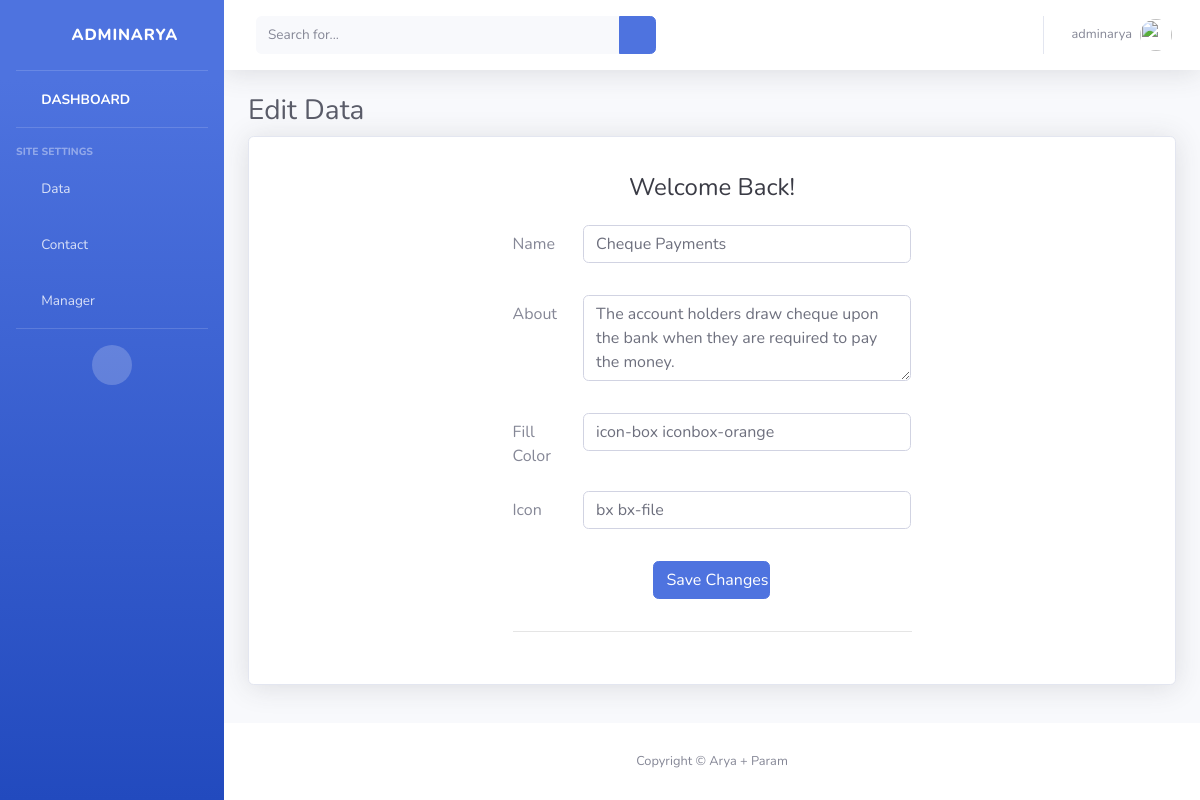
Screenshot of /panel/data/edit2/ (signed in) with the database file from the repository.
### data/models.py (models this page shows, shortened)
class Data(models.Model):
	name = models.CharField(max_length=30)
	about = models.TextField(default='-')
	fill = models.CharField(max_length=30, default='-')
	icon = models.CharField(max_length=50, default='-')

### data/views.py (the view, shortened to what this page needs)
# urls.py: url(r'^panel/data/edit(?P<pk>\d+)/$', views.data_edit, name='data_edit'),
def data_edit(request, pk):
	if not request.user.is_authenticated:
		return redirect('mylogin')
	if len(Data.objects.filter(pk=pk)) == 0:
		error = "Data Not Found!"
		return render(request, 'back/error.html', {'error': error})
	data = Data.objects.get(pk=pk)
	return render(request, 'back/data_edit.html', {'pk': pk, 'data': data})

### main/templates/back/data_edit.html (shortened to what this page needs)
{% extends 'back/master.html' %}
{% load static %}
{% block mainblock %}
			<div class="container-fluid">
				<h1 class="h3 mb-2 text-gray-800">Edit Data</h1>
				<div class="card shadow mb-4">
					<div class="card-body">
						<div class="table-responsive">
							<div class="row justify-content-center">
								<div class="col-lg-6">
									<div class="p-3">
										<div class="text-center">
											<h1 class="h4 text-gray-900 mb-4">Welcome Back!</h1>
										</div>
										<form class="user" action="{% url 'data_edit' pk=pk %}" method="POST" enctype="multipart/form-data">
											<div class="form-group row">
												<label for="fname" class="col-sm-12 col-lg-2 col-form-label">Name</label>
												<div class="col-sm-12 col-lg-10">
													<div class="input-group mb-3">
														<input type="text" value="{{data.name}}" class="form-control" id="name" name="name" placeholder="Name">
													</div>
												</div>
											</div>
											<div class="form-group row">
												<label for="fname" class="col-sm-12 col-lg-2 col-form-label">About</label>
												<div class="col-sm-12 col-lg-10">
													<div class="input-group mb-3">
														<textarea class="form-control" id="about" name="about" rows="3" cols="10" maxlength="100">{{data.about}}</textarea>
													</div>
												</div>
											</div>
											<div class="form-group row">
												<label for="fname" class="col-sm-12 col-lg-2 col-form-label">Fill Color</label>
												<div class="col-sm-12 col-lg-10">
													<div class="input-group mb-3">
														<input type="text" class="form-control" value="{{data.fill}}" id="fill" name="fill" placeholder="Fill Color">
													</div>
												</div>
											</div>
											<div class="form-group row">
												<label for="fname" class="col-sm-12 col-lg-2 col-form-label">Icon</label>
												<div class="col-sm-12 col-lg-10">
													<div class="input-group mb-3">
														<input type="text" class="form-control" value="{{data.icon}}" id="icon" name="icon" placeholder="Icon">
													</div>
												</div>
											</div>
											<div class="form-group row">
												<label for="sign" class="col-sm-4 col-form-label"></label>
												<div class="col-sm-4">
													<div class="input-group mb-3">
														<input type="submit" value="Save Changes" class="btn btn-primary btn-block btn-md">
													</div>
												</div>
											</div>
										</form>
										<hr>
									</div>
								</div>
							</div>
						</div>
					</div>
				</div>
			</div>
{% endblock %}

### main/templates/back/master.html (shortened to what this page needs)
{% load static %}
{% if user.is_authenticated %}
    <!DOCTYPE html>
    <html lang="en">
    <head>
        <link href="{% static 'back/vendor/fontawesome-free/css/all.min.css' %}" rel="stylesheet" type="text/css">
        <link href="{% static 'back/css/sb-admin-2.min.css' %}" rel="stylesheet">
    </head>
    <body id="page-top">
        <div id="wrapper">
            <ul class="navbar-nav bg-gradient-primary sidebar sidebar-dark accordion" id="accordionSidebar">
                <a class="sidebar-brand d-flex align-items-center justify-content-center" href="/panel">
                    <div class="sidebar-brand-icon rotate-n-15">
                        <i class="fas fa-laugh-wink"></i>
                    </div>
                    <div class="sidebar-brand-text mx-3">{{request.user}}</div>
                </a>
                <hr class="sidebar-divider my-0">
                <li class="nav-item active">
                    <a class="nav-link" href="/panel">
                        <i class="fas fa-fw fa-tachometer-alt"></i>
                        <span>DASHBOARD</span></a>
                </li>
                <hr class="sidebar-divider">
                <div class="sidebar-heading">
                    Site Settings
                </div>
                <li class="nav-item">
                    <a class="nav-link collapsed" href="#" data-toggle="collapse" data-target="#collapse1"
                        aria-expanded="true" aria-controls="collapseUtilities">
                        <i class="fas fa-fw fa-wrench"></i>
                        <span>Data</span>
                    </a>
                </li>
                <li class="nav-item">
                    <a class="nav-link collapsed" href="#" data-toggle="collapse" data-target="#collapse2"
                        aria-expanded="true" aria-controls="collapseUtilities">
                        <i class="fas fa-fw fa-wrench"></i>
                        <span>Contact</span>
                    </a>
                </li>
                <li class="nav-item">
                    <a class="nav-link collapsed" href="#" data-toggle="collapse" data-target="#collapse3"
                        aria-expanded="true" aria-controls="collapseUtilities">
                        <i class="fas fa-fw fa-wrench"></i>
                        <span>Manager</span>
                    </a>
                </li>
                <hr class="sidebar-divider d-none d-md-block">
                <div class="text-center d-none d-md-inline">
                    <button class="rounded-circle border-0" id="sidebarToggle"></button>
                </div>
            </ul>
            <div id="content-wrapper" class="d-flex flex-column">
                <div id="content">
                    <nav class="navbar navbar-expand navbar-light bg-white topbar mb-4 static-top shadow">
                        <form
                            class="d-none d-sm-inline-block form-inline mr-auto ml-md-3 my-2 my-md-0 mw-100 navbar-search">
                            <div class="input-group">
                                <input type="text" class="form-control bg-light border-0 small" placeholder="Search for..."
                                    aria-label="Search" aria-describedby="basic-addon2">
                                <div class="input-group-append">
                                    <button class="btn btn-primary" type="button">
                                        <i class="fas fa-search fa-sm"></i>
                                    </button>
                                </div>
                            </div>
                        </form>
                        <ul class="navbar-nav ml-auto">
                            <li class="nav-item dropdown no-arrow">
                                <a class="nav-link dropdown-toggle" href="#" id="userDropdown" role="button"
                                    data-toggle="dropdown" aria-haspopup="true" aria-expanded="false">
                                    <span class="mr-2 d-none d-lg-inline text-gray-600 small">{{request.user}}</span>
                                    <img class="img-profile rounded-circle"
                                        src="{% static 'back/img/undraw_profile.svg' %}">
                                </a>
                            </li>
                        </ul>
                    </nav>
                    {% block mainblock %}
                    {% endblock %}
                </div>
                <footer class="sticky-footer bg-white">
                    <div class="container my-auto">
                        <div class="copyright text-center my-auto">
                            <span>Copyright &copy; Arya + Param</span>
                        </div>
                    </div>
                </footer>
            </div>
        </div>
    </body>
    </html>
{% else %}
Please Login
{% endif %}

### rows the page displays
Data: name "Cheque Payments", about "The account holders draw cheque upon the bank when they are required to pay the money.", fill "icon-box iconbox-orange", icon "bx bx-file"

### other values shown
{{ request.user }} "ADMINARYA"
{{ request.user }} "adminarya"
